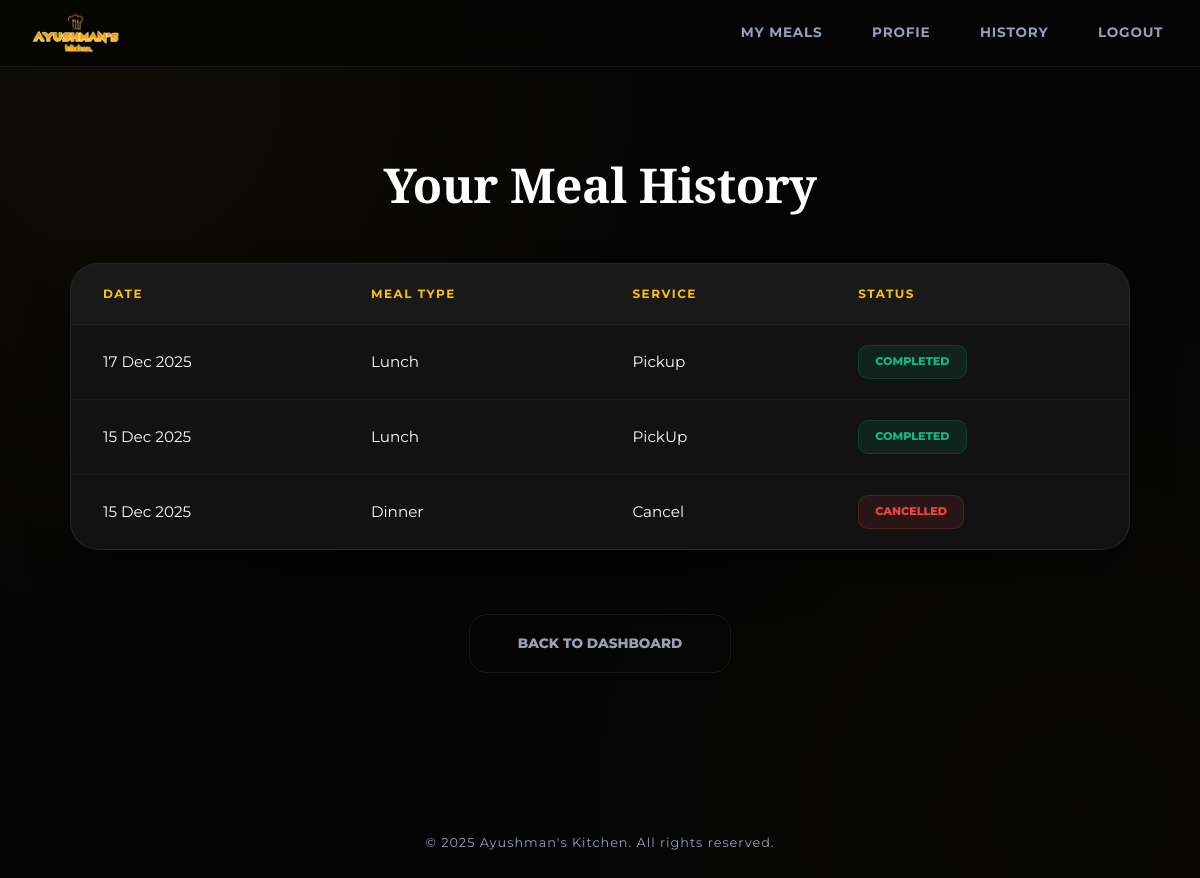
Page /user-history (signed in) on the earlier database version.
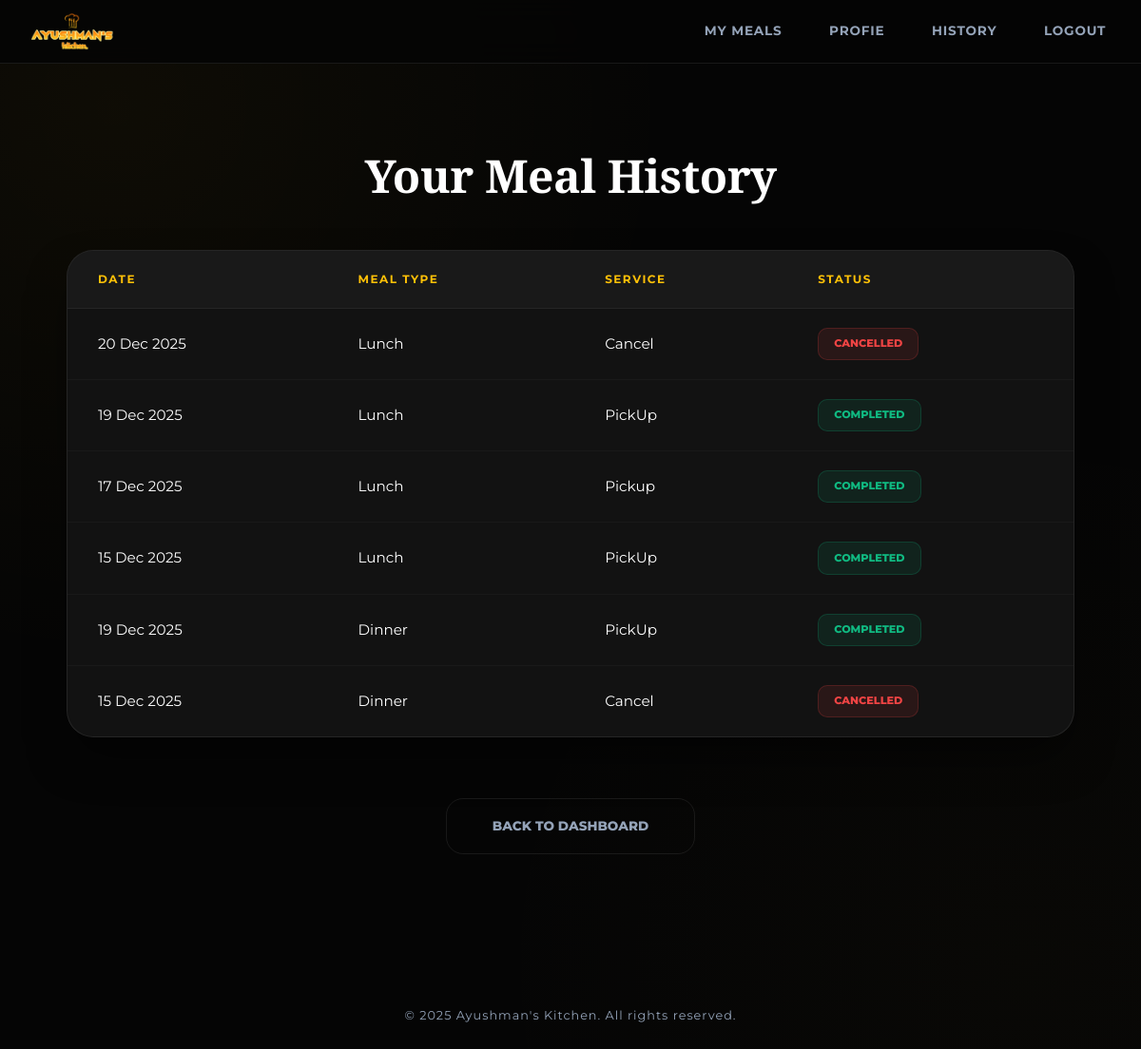
Same page on the later database version.
### Customers/models.py (models this page shows, shortened)
class LunchRecord(models.Model):
    customer = models.ForeignKey(Customer, on_delete=models.CASCADE, related_name="lunch_records")
    for_date = models.DateField()
    meal_num_used = models.IntegerField()
    service_choice = models.CharField(max_length=20, choices=SERVICE_TYPE)
    meal_choice = models.CharField(max_length=20, choices=MEAL_MENU,null=True,blank=True,default="NONE")
    FLAGSHIP_choice = models.CharField(max_length=20, choices=FLAGSHIP_MENU_LUNCH,null=True,blank=True,default="NONE")
    PREMIUM_choice = models.CharField(max_length=20, choices=PREMIUM_MENU_LUNCH,null=True,blank=True,default="NONE")
    decrement_done = models.BooleanField(default=False)
    class Meta:
        constraints = [
            models.UniqueConstraint(fields=["customer", "for_date"], name="unique_lunch_per_customer_per_day")
        ]

class DinnerRecord(models.Model):
    customer = models.ForeignKey(Customer, on_delete=models.CASCADE, related_name="dinner_records")
    for_date = models.DateField()
    meal_num_used = models.IntegerField()
    service_choice = models.CharField(max_length=20, choices=SERVICE_TYPE)
    meal_choice = models.CharField(max_length=20, choices=MEAL_MENU,null=True,blank=True,default="NONE")
    FLAGSHIP_choice = models.CharField(max_length=20, choices=FLAGSHIP_MENU_DINNER,null=True,blank=True,default="NONE")
    PREMIUM_choice = models.CharField(max_length=20, choices=PREMIUM_MENU_DINNER,null=True,blank=True,default="NONE")
    decrement_done = models.BooleanField(default=False)
    class Meta:
        constraints = [
            models.UniqueConstraint(fields=["customer", "for_date"], name="unique_dinner_per_customer_per_day")
        ]

### Customers/views.py (the view)
# urls.py: path('user-history', user_history,name="user_history"),
@login_required
def user_history(request):
    user = request.user
    lunch_records = LunchRecord.objects.filter(
        customer=user
    ).order_by("-for_date")
    dinner_records = DinnerRecord.objects.filter(
        customer=user
    ).order_by("-for_date")
    history = []
    for record in lunch_records:
        history.append({
            "date": record.for_date,
            "meal_type": "Lunch",
            "service": record.service_choice,
            "status": "Cancelled" if record.service_choice == "Cancel" else "Completed",
            "meal_no": record.meal_num_used,
        })
    for record in dinner_records:
        history.append({
            "date": record.for_date,
            "meal_type": "Dinner",
            "service": record.service_choice,
            "status": "Cancelled" if record.service_choice == "Cancel" else "Completed",
            "meal_no": record.meal_num_used,
        })
    context = {
        "history": history,
    }
    return render(request, "Customer/user-history.html", context)

### templates/Customer/user-history.html (shortened to what this page needs)
{% load static %}
<!DOCTYPE html>
<html lang="en">
<head>
    <link rel="stylesheet" href="{% static 'Customer/styles-user-history.css' %}">
</head>
<body>
    {% include "Customer/navbar.html" %}
    <main class="user-page">
        <div class="user-container">
            <h1 class="page-title">Your Meal History</h1>
            <section class="history-section">
                <div class="table-responsive">
                    <table class="data-table history-table">
                        <thead>
                            <tr>
                                <th>Date</th>
                                <th>Meal Type</th>
                                <th>Service</th>
                                <th>Status</th>
                            </tr>
                        </thead>
                        <tbody>
                            {% for row in history %}
                            <tr>
                                <td data-label="Date">{{ row.date|date:"d M Y" }}</td>
                                <td data-label="Meal Type">{{ row.meal_type }}</td>
                                <td data-label="Service">{{ row.service }}</td>
                                <td data-label="Status">
                                    {% if row.status == "Cancelled" %}
                                    <span class="badge badge-cancelled">Cancelled</span>
                                    {% else %}
                                    <span class="badge badge-completed">Completed</span>
                                    {% endif %}
                                </td>
                            </tr>
                            {% empty %}
                            <tr>
                                <td colspan="4" class="text-center">No meal history found.</td>
                            </tr>
                            {% endfor %}
                        </tbody>
                    </table>
                </div>
            </section>
            <div class="history-actions">
                <a href="{% url " user_dashboard" %}" class="btn btn-secondary">Back to Dashboard</a>
            </div>
        </div>
    </main>
    <footer class="footer">
        <p>&copy; 2025 Ayushman's Kitchen. All rights reserved.</p>
    </footer>
</body>
</html>

### templates/Customer/navbar.html (shortened to what this page needs)
{% load static %}
<header class="navbar">
    <div class="navbar-container">
        <div class="navbar-logo">
            <img src="{% static 'assets/logo.png' %}" alt="Logo" class="logo-image"/>
        </div>
        <nav class="navbar-nav" id="navbarNav">
            <a href="{% url 'user_dashboard' %}" class="nav-link">My Meals</a>
            <a href="{% url 'user_profile' %}" class="nav-link">Profie</a>
            <a href="{% url 'user_history' %}" class="nav-link">History</a>
            <a href="{% url 'logout' %}" class="nav-link">Logout</a>
        </nav>
    </div>
</header>

### static/Customer/styles-user-history.css (style rules this page uses)
:root { --primary: #FFC107; --primary-dark: #FFB300; --bg-deep: #050505; --surface: #121212; --card-border: rgba(255, 255, 255, 0.08); --text-main: #FFFFFF; --text-muted: #94a3b8; --success: #10b981; --danger: #ef4444; }
* { margin: 0; padding: 0; box-sizing: border-box; }
body { background-color: var(--bg-deep); background-image: radial-gradient(circle at 10% 10%, rgba(255, 193, 7, 0.04) 0%, transparent 40%), radial-gradient(circle at 90% 90%, rgba(212, 175, 55, 0.02) 0%, transparent 40%); color: var(--text-main); font-family: 'Montserrat', sans-serif; line-height: 1.6; -webkit-font-smoothing: antialiased; overflow-x: hidden; }
.user-page { width: 100%; max-width: 1100px; margin: 0 auto; padding: clamp(2rem, 10vh, 5rem) 1.25rem 6rem; }
.user-container { width: 100%; animation: fadeInUp 0.7s cubic-bezier(0.16, 1, 0.3, 1); }
.page-title { font-family: 'Playfair Display', serif; font-size: clamp(1.8rem, 6vw, 3rem); text-align: center; margin-bottom: clamp(2rem, 5vh, 4rem); font-weight: 900; letter-spacing: -0.5px; }
.history-section { background: var(--surface); border: 1px solid var(--card-border); border-radius: 28px; overflow: hidden; box-shadow: 0 25px 50px -12px rgba(0, 0, 0, 0.6); }
.table-responsive { width: 100%; overflow: hidden; }
.data-table { width: 100%; border-collapse: collapse; text-align: left; }
.data-table thead { background: rgba(255, 255, 255, 0.03); }
.data-table th { padding: 1.25rem 2rem; font-size: 0.75rem; font-weight: 700; text-transform: uppercase; letter-spacing: 1.5px; color: var(--primary); border-bottom: 1px solid var(--card-border); }
.data-table td { padding: 1.25rem 2rem; font-size: 0.95rem; border-bottom: 1px solid rgba(255, 255, 255, 0.03); }
.data-table tr:last-child td { border-bottom: none; }
.badge { padding: 0.45rem 1rem; border-radius: 10px; font-size: 0.7rem; font-weight: 800; text-transform: uppercase; display: inline-block; white-space: nowrap; }
.badge-completed { background: rgba(16, 185, 129, 0.1); color: var(--success); border: 1px solid rgba(16, 185, 129, 0.2); }
.badge-cancelled { background: rgba(239, 68, 68, 0.1); color: var(--danger); border: 1px solid rgba(239, 68, 68, 0.2); }
.history-actions { margin-top: clamp(3rem, 8vh, 5rem); text-align: center; }
.btn { display: inline-block; padding: 1.1rem 3rem; border-radius: 18px; font-weight: 800; text-transform: uppercase; font-size: 0.85rem; text-decoration: none; transition: all 0.3s cubic-bezier(0.4, 0, 0.2, 1); cursor: pointer; border: none; min-height: 50px; }
.btn-secondary { background: transparent; border: 1px solid var(--card-border); color: var(--text-muted); }
.footer { text-align: center; padding: 4rem 1.5rem 3rem; color: var(--text-muted); font-size: 0.8rem; letter-spacing: 1px; }

### templates/Customer/navbar.html (style rules this page uses)
.navbar { background: rgba(5, 5, 5, 0.85); backdrop-filter: blur(15px); -webkit-backdrop-filter: blur(15px); border-bottom: 1px solid rgba(255, 255, 255, 0.08); padding: 0.8rem 0; position: sticky; top: 0; z-index: 1000; width: 100%; }
.navbar-container { max-width: 1200px; margin: 0 auto; padding: 0 1.5rem; display: flex; justify-content: space-between; align-items: center; }
.logo-image { height: 40px; display: block; transition: transform 0.3s ease; }
.navbar-nav { display: flex; gap: 1.5rem; align-items: center; }
.nav-link { color: #94a3b8; text-decoration: none; font-size: 0.85rem; font-weight: 700; text-transform: uppercase; letter-spacing: 0.8px; transition: all 0.3s ease; padding: 0.5rem 0.8rem; border-radius: 8px; }

Differences in the rows shown:
added LunchRecord: date "20 Dec 2025", service "Cancel"
added LunchRecord: date "19 Dec 2025", service "PickUp"
added DinnerRecord: date "19 Dec 2025", service "PickUp"
Other differences:
new list line: "Lunch CANCELLED"
new list line: "Lunch COMPLETED"
new list line: "Dinner COMPLETED"
